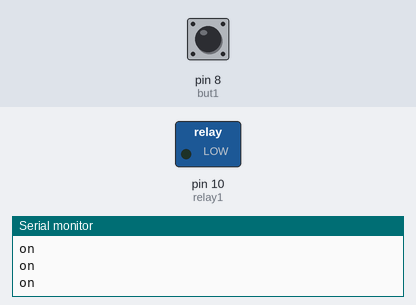
The sketch below on a simulated Arduino Uno, built with avr-gcc and run on an emulated ATmega328P. Parts: switched loads named in the sketch (green lamp = pin HIGH), the last lines printed to the serial monitor. Dashed ring = blinking. The inputs (shaded band) are chosen by the test bench; at power-on: pin 8 (but1) HIGH.

Above: at 1.2 s.
1.3 s: pin 8 (but1) pulled LOW for 1 s
At 1.72 s:
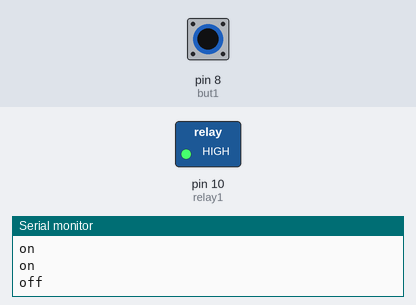
3.8 s: pin 8 (but1) pulled LOW for 3.2 s
At 8.0 s:
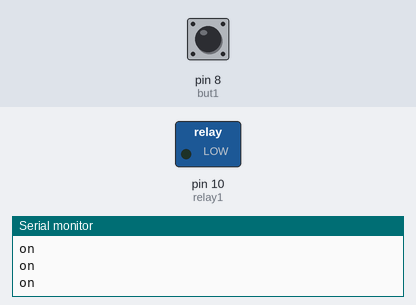
Timing chart, 0 to 9.5 s (numbered marks = the images above; inputs shaded):
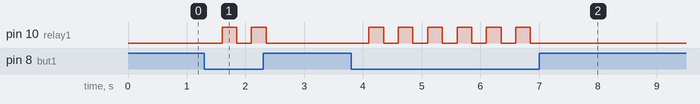

Measured:
- after the input at 1.3 s, pin 10 (relay1): alternates HIGH for 0.25 s and LOW for 0.25 s, 4 changes in all, then stays LOW, starting after 0.30 s
- after the input at 3.8 s, pin 10 (relay1): alternates HIGH for 0.25 s and LOW for 0.25 s, 12 changes in all, then stays LOW, starting after 0.30 s

The sketch:

on-off_state.ino
```cpp
int but1 = 8;
int relay1 = 10;
int butState = 0;
int relayS = 0;
int pushed = 0;


void setup() {
  Serial.begin(9600);
    pinMode(but1,INPUT);
    pinMode(relay1,OUTPUT);

}

void loop() {
  butState = digitalRead(but1);

  if(butState == LOW && relayS == LOW){
    pushed = 1-pushed;
    delay(100);

  }
  relayS = butState;
 if(pushed==LOW){
  Serial.println("on");
  digitalWrite(relay1,LOW);

 }
  else{
    Serial.println("off");
    digitalWrite(relay1,HIGH);

  }

delay(150);
}
```
